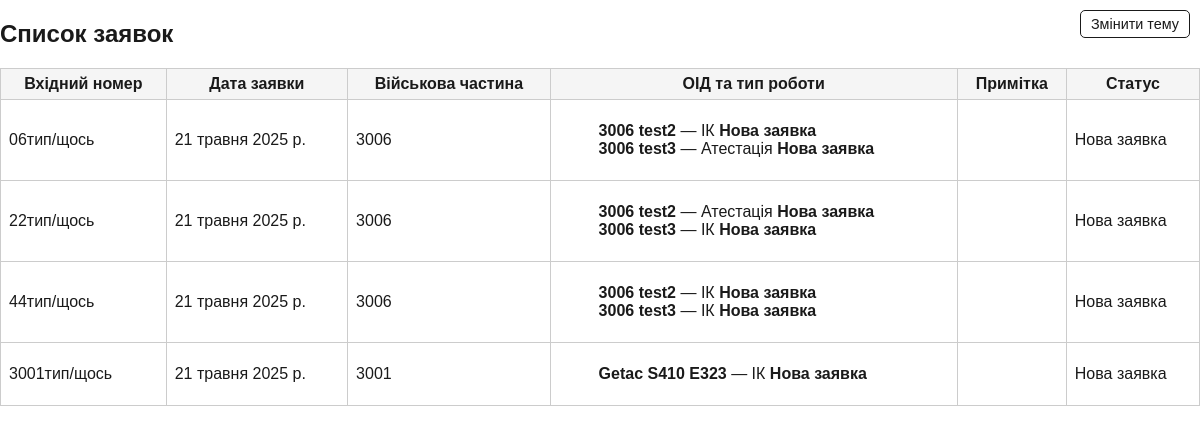
Before: /oids/work_requests/ with the older database file.
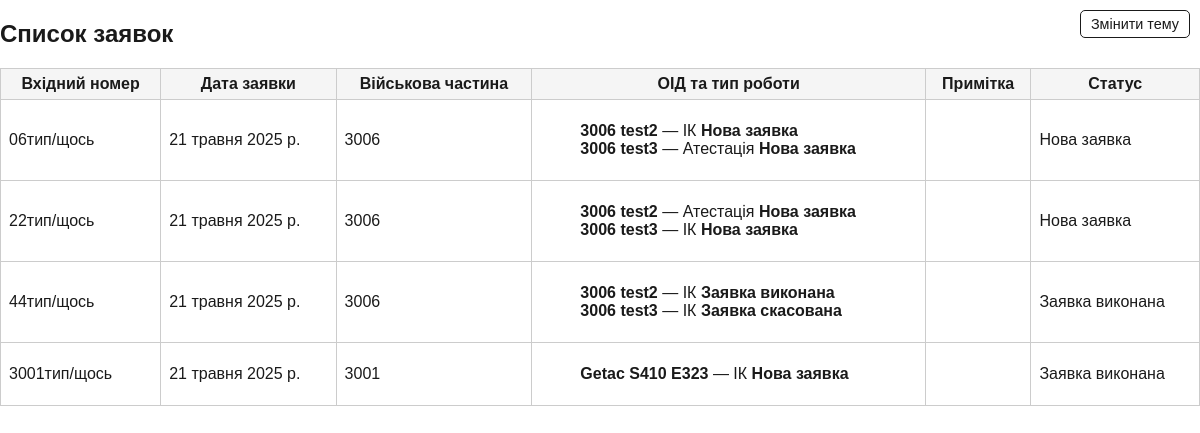
After: the same page with the newer database file.
### oids/models.py (models this page shows, shortened)
class WorkRequestItem(models.Model):
    request = models.ForeignKey(WorkRequest, on_delete=models.CASCADE, related_name="items")
    oid = models.ForeignKey('OID', on_delete=models.CASCADE)
    work_type = models.CharField(max_length=20, choices=WorkTypeChoices.choices, default=WorkTypeChoices.IK, verbose_name="Тип роботи")
    status = models.CharField(max_length=30, choices=WRequestStatusChoices.choices, default=WRequestStatusChoices.NEW, verbose_name="Статус опрацювання ОІД")

class WorkRequest(models.Model):  # Заявка на проведення робіт
    unit = models.ForeignKey('Unit', on_delete=models.CASCADE, verbose_name="Військова частина")
    work_type = models.CharField(max_length=20, choices=WorkTypeChoices.choices, default=WorkTypeChoices.IK, verbose_name="Тип роботи")
    oids = models.ManyToManyField('OID', verbose_name="Об’єкти інформаційної діяльності")
    incoming_number = models.CharField(verbose_name="Вхідний номер заявки", max_length=50)
    incoming_date = models.DateField(verbose_name="Дата заявки")
    note = models.TextField(verbose_name="Примітки", blank=True, null=True)
    status = models.CharField(max_length=30, choices=WRequestStatusChoices.choices, default=WRequestStatusChoices.NEW, verbose_name="Поточний стан заявки")

class Unit(models.Model):  # Військова частина
    MANAGEMENT_UNIT_CHOICES = [
        ('ПівнічнеТУ', 'ПівнічнеТУ'),
        ('ПівденнеТУ', 'ПівденнеТУ'),
        ('ЗахіднеТУ', 'ЗахіднеТУ'),
        ('СхіднеТУ', 'СхіднеТУ'),
        ('ЦентральнеТУ', 'ЦентральнеТУ'),
    ]
    management_unit = models.CharField(max_length=50, choices=MANAGEMENT_UNIT_CHOICES, verbose_name="Управління")
    name = models.CharField(max_length=255, verbose_name="Військова частина")
    city = models.CharField(max_length=25, verbose_name="Місто")
    distance = models.CharField(max_length=10, verbose_name="відстань КМ")
    directionGroup = models.CharField(max_length=10, verbose_name="грапа частин в які часто їдимо")

class OID(models.Model):  # Об'єкт інформаційної діяльності
    name = models.CharField(max_length=255, verbose_name="Назва")
    unit = models.ForeignKey(Unit, on_delete=models.CASCADE, verbose_name="Військова частина")
    sec_level = models.CharField(max_length=10, choices=SecLevelChoices.choices, default=SecLevelChoices.S, verbose_name="Гриф ОІД")
    room = models.CharField(max_length=255, verbose_name="Приміщення №")  # address -> room
    note = models.TextField(verbose_name="Примітка", blank=True, null=True)  # purpose -> note
    oid_type = models.CharField(max_length=10, choices=OIDTypeChoices.choices, default=OIDTypeChoices.PC, verbose_name="Тип ОІД")
    status = models.CharField(max_length=30, choices=OIDStatusChoices.choices, default=OIDStatusChoices.NEW, verbose_name="Поточний стан ОІД")
    created_by_document = models.OneToOneField(
        'Document',
        on_delete=models.SET_NULL,
        null=True,
        blank=True,
        related_name='first_doc_for_oid',
        verbose_name="Перший документ (Атестація/ІК)"
    )
    latest_document = models.ForeignKey(
        'Document',
        on_delete=models.SET_NULL,
        null=True,
        blank=True,
        related_name='latest_doc_for_oid',
        verbose_name="Останній документ"
    )

### oids/views.py (the view)
# urls.py: path('work_requests/', views.work_request_list, name='work_request_list'),
def work_request_list(request):
    work_requests = WorkRequest.objects.prefetch_related('items__oid', 'unit').all()
    return render(request, 'oids/work_request_list.html', {'work_requests': work_requests})

### oids/templates/oids/work_request_list.html (shortened to what this page needs)
<!DOCTYPE html>
<html lang="uk">
<head>
</head>
<body>
<button class="theme-toggle" onclick="toggleTheme()">Змінити тему</button>
{% block content %}
<h2>Список заявок</h2>
<table class="table-auto w-full border border-gray-300 text-sm">
  <thead class="bg-gray-100">
    <tr>
      <th class="border px-2 py-1">Вхідний номер</th>
      <th class="border px-2 py-1">Дата заявки</th>
      <th class="border px-2 py-1">Військова частина</th>
      <th class="border px-2 py-1">ОІД та тип роботи</th>
      <th class="border px-2 py-1">Примітка</th>
      <th class="border px-2 py-1">Статус</th>
    </tr>
  </thead>
  <tbody>
    {% for request in work_requests %}
    <tr>
      <td class="border px-2 py-1">{{ request.incoming_number }}</td>
      <td class="border px-2 py-1">{{ request.incoming_date }}</td>
      <td class="border px-2 py-1">{{ request.unit.name }}</td>
      <td class="border px-2 py-1">
        <ul class="mb-0 ps-3" style="list-style: none;">
          {% for item in request.items.all %}
            <li><strong>{{ item.oid.name }}</strong> — {{ item.get_work_type_display }}  <strong>{{ item.get_status_display }}</strong></li>
          {% endfor %}
        </ul>
      </td>
      <td class="border px-2 py-1">{{ request.note }}</td>
      <td class="border px-2 py-1">{{ request.get_status_display }}</td>
    </tr>
    {% endfor %}
  </tbody>
</table>
{% endblock %}
</body>
</html>

Changed rows visible on the page:
changed WorkRequest "44тип/щось": status "Нова заявка" → "Заявка виконана"
changed WorkRequestItem: status "Нова заявка" → "Заявка виконана"
changed WorkRequestItem: status "Нова заявка" → "Заявка скасована"
changed WorkRequest "3001тип/щось": status "Нова заявка" → "Заявка виконана"
